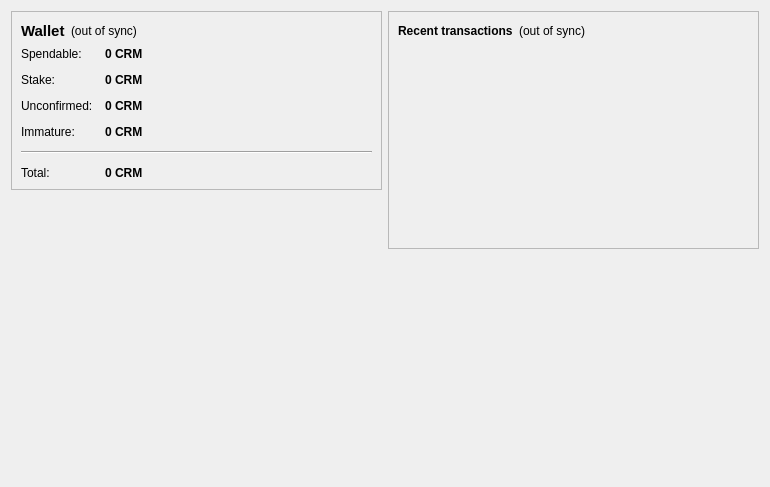
<?xml version="1.0" encoding="UTF-8"?>
<ui version="4.0">
 <class>OverviewPage</class>
 <widget class="QWidget" name="OverviewPage">
  <property name="geometry">
   <rect>
    <x>0</x>
    <y>0</y>
    <width>770</width>
    <height>487</height>
   </rect>
  </property>
  <property name="windowTitle">
   <string>Form</string>
  </property>
  <layout class="QHBoxLayout" name="horizontalLayout" stretch="1,1">
   <item>
    <layout class="QVBoxLayout" name="verticalLayout_2">
     <item>
      <widget class="QFrame" name="frame">
       <property name="frameShape">
        <enum>QFrame::StyledPanel</enum>
       </property>
       <property name="frameShadow">
        <enum>QFrame::Raised</enum>
       </property>
       <layout class="QVBoxLayout" name="verticalLayout_4">
        <item>
         <layout class="QHBoxLayout" name="horizontalLayout_4">
          <item>
           <widget class="QLabel" name="label_5">
            <property name="font">
             <font>
              <pointsize>11</pointsize>
              <weight>75</weight>
              <bold>true</bold>
             </font>
            </property>
            <property name="text">
             <string>Wallet</string>
            </property>
           </widget>
          </item>
          <item>
           <widget class="QLabel" name="labelWalletStatus">
            <property name="toolTip">
             <string>The displayed information may be out of date. Your wallet automatically synchronizes with the CrimsonCoin network after a connection is established, but this process has not completed yet.</string>
            </property>
            <property name="styleSheet">
             <string notr="true"/>
            </property>
            <property name="text">
             <string notr="true">(out of sync)</string>
            </property>
            <property name="alignment">
             <set>Qt::AlignLeading|Qt::AlignLeft|Qt::AlignVCenter</set>
            </property>
           </widget>
          </item>
          <item>
           <spacer name="horizontalSpacer_2">
            <property name="orientation">
             <enum>Qt::Horizontal</enum>
            </property>
            <property name="sizeHint" stdset="0">
             <size>
              <width>40</width>
              <height>20</height>
             </size>
            </property>
           </spacer>
          </item>
         </layout>
        </item>
        <item>
         <layout class="QFormLayout" name="formLayout_2">
          <property name="fieldGrowthPolicy">
           <enum>QFormLayout::AllNonFixedFieldsGrow</enum>
          </property>
          <property name="horizontalSpacing">
           <number>12</number>
          </property>
          <property name="verticalSpacing">
           <number>12</number>
          </property>
          <item row="0" column="0">
           <widget class="QLabel" name="label">
            <property name="text">
             <string>Spendable:</string>
            </property>
           </widget>
          </item>
          <item row="0" column="1">
           <widget class="QLabel" name="labelBalance">
            <property name="font">
             <font>
              <weight>75</weight>
              <bold>true</bold>
             </font>
            </property>
            <property name="cursor">
             <cursorShape>IBeamCursor</cursorShape>
            </property>
            <property name="toolTip">
             <string>Your current spendable balance</string>
            </property>
            <property name="text">
             <string notr="true">0 CRM</string>
            </property>
            <property name="textInteractionFlags">
             <set>Qt::LinksAccessibleByMouse|Qt::TextSelectableByKeyboard|Qt::TextSelectableByMouse</set>
            </property>
           </widget>
          </item>
          <item row="1" column="0">
           <widget class="QLabel" name="label_6">
            <property name="text">
             <string>Stake:</string>
            </property>
           </widget>
          </item>
          <item row="1" column="1">
           <widget class="QLabel" name="labelStake">
            <property name="font">
             <font>
              <weight>75</weight>
              <bold>true</bold>
             </font>
            </property>
            <property name="cursor">
             <cursorShape>IBeamCursor</cursorShape>
            </property>
            <property name="toolTip">
             <string>Total of coins that was staked, and do not yet count toward the current balance</string>
            </property>
            <property name="text">
             <string notr="true">0 CRM</string>
            </property>
            <property name="textInteractionFlags">
             <set>Qt::LinksAccessibleByMouse|Qt::TextSelectableByKeyboard|Qt::TextSelectableByMouse</set>
            </property>
           </widget>
          </item>
          <item row="2" column="0">
           <widget class="QLabel" name="label_3">
            <property name="text">
             <string>Unconfirmed:</string>
            </property>
           </widget>
          </item>
          <item row="2" column="1">
           <widget class="QLabel" name="labelUnconfirmed">
            <property name="font">
             <font>
              <weight>75</weight>
              <bold>true</bold>
             </font>
            </property>
            <property name="cursor">
             <cursorShape>IBeamCursor</cursorShape>
            </property>
            <property name="toolTip">
             <string>Total of transactions that have yet to be confirmed, and do not yet count toward the current balance</string>
            </property>
            <property name="text">
             <string notr="true">0 CRM</string>
            </property>
            <property name="textInteractionFlags">
             <set>Qt::LinksAccessibleByMouse|Qt::TextSelectableByKeyboard|Qt::TextSelectableByMouse</set>
            </property>
           </widget>
          </item>
          <item row="3" column="0">
           <widget class="QLabel" name="labelImmatureText">
            <property name="text">
             <string>Immature:</string>
            </property>
           </widget>
          </item>
          <item row="3" column="1">
           <widget class="QLabel" name="labelImmature">
            <property name="font">
             <font>
              <weight>75</weight>
              <bold>true</bold>
             </font>
            </property>
            <property name="toolTip">
             <string>Mined balance that has not yet matured</string>
            </property>
            <property name="text">
             <string notr="true">0 CRM</string>
            </property>
            <property name="textInteractionFlags">
             <set>Qt::LinksAccessibleByMouse|Qt::TextSelectableByKeyboard|Qt::TextSelectableByMouse</set>
            </property>
           </widget>
          </item>
          <item row="4" column="0" colspan="2">
           <widget class="Line" name="line">
            <property name="orientation">
             <enum>Qt::Horizontal</enum>
            </property>
           </widget>
          </item>
          <item row="5" column="0">
           <widget class="QLabel" name="labelTotalText">
            <property name="text">
             <string>Total:</string>
            </property>
           </widget>
          </item>
          <item row="5" column="1">
           <widget class="QLabel" name="labelTotal">
            <property name="font">
             <font>
              <weight>75</weight>
              <bold>true</bold>
             </font>
            </property>
            <property name="cursor">
             <cursorShape>IBeamCursor</cursorShape>
            </property>
            <property name="toolTip">
             <string>Your current total balance</string>
            </property>
            <property name="text">
             <string notr="true">0 CRM</string>
            </property>
            <property name="textInteractionFlags">
             <set>Qt::LinksAccessibleByMouse|Qt::TextSelectableByKeyboard|Qt::TextSelectableByMouse</set>
            </property>
           </widget>
          </item>
         </layout>
        </item>
       </layout>
      </widget>
     </item>
     <item>
      <spacer name="verticalSpacer">
       <property name="orientation">
        <enum>Qt::Vertical</enum>
       </property>
       <property name="sizeHint" stdset="0">
        <size>
         <width>20</width>
         <height>40</height>
        </size>
       </property>
      </spacer>
     </item>
     <item>
      <widget class="QLabel" name="label_2">
       <property name="autoFillBackground">
        <bool>false</bool>
       </property>
       <property name="text">
        <string/>
       </property>
       <property name="pixmap">
        <pixmap resource="../bitcoin.qrc">:/icons/mastbg</pixmap>
       </property>
       <property name="scaledContents">
        <bool>false</bool>
       </property>
       <property name="alignment">
        <set>Qt::AlignCenter</set>
       </property>
       <property name="wordWrap">
        <bool>false</bool>
       </property>
       <property name="margin">
        <number>0</number>
       </property>
      </widget>
     </item>
    </layout>
   </item>
   <item>
    <layout class="QVBoxLayout" name="verticalLayout_3">
     <item>
      <widget class="QFrame" name="frame_2">
       <property name="frameShape">
        <enum>QFrame::StyledPanel</enum>
       </property>
       <property name="frameShadow">
        <enum>QFrame::Raised</enum>
       </property>
       <layout class="QVBoxLayout" name="verticalLayout">
        <item>
         <layout class="QHBoxLayout" name="horizontalLayout_2">
          <item>
           <widget class="QLabel" name="label_4">
            <property name="text">
             <string>&lt;b&gt;Recent transactions&lt;/b&gt;</string>
            </property>
           </widget>
          </item>
          <item>
           <widget class="QLabel" name="labelTransactionsStatus">
            <property name="toolTip">
             <string>The displayed information may be out of date. Your wallet automatically synchronizes with the CrimsonCoin network after a connection is established, but this process has not completed yet.</string>
            </property>
            <property name="styleSheet">
             <string notr="true"/>
            </property>
            <property name="text">
             <string notr="true">(out of sync)</string>
            </property>
            <property name="alignment">
             <set>Qt::AlignRight|Qt::AlignTrailing|Qt::AlignVCenter</set>
            </property>
           </widget>
          </item>
          <item>
           <spacer name="horizontalSpacer">
            <property name="orientation">
             <enum>Qt::Horizontal</enum>
            </property>
            <property name="sizeHint" stdset="0">
             <size>
              <width>40</width>
              <height>20</height>
             </size>
            </property>
           </spacer>
          </item>
         </layout>
        </item>
        <item>
         <widget class="QListView" name="listTransactions">
          <property name="styleSheet">
           <string notr="true">QListView { background: transparent; }</string>
          </property>
          <property name="frameShape">
           <enum>QFrame::NoFrame</enum>
          </property>
          <property name="verticalScrollBarPolicy">
           <enum>Qt::ScrollBarAlwaysOff</enum>
          </property>
          <property name="horizontalScrollBarPolicy">
           <enum>Qt::ScrollBarAlwaysOff</enum>
          </property>
          <property name="selectionMode">
           <enum>QAbstractItemView::NoSelection</enum>
          </property>
         </widget>
        </item>
       </layout>
      </widget>
     </item>
     <item>
      <spacer name="verticalSpacer_2">
       <property name="orientation">
        <enum>Qt::Vertical</enum>
       </property>
       <property name="sizeHint" stdset="0">
        <size>
         <width>20</width>
         <height>40</height>
        </size>
       </property>
      </spacer>
     </item>
    </layout>
   </item>
  </layout>
 </widget>
 <resources>
  <include location="../bitcoin.qrc"/>
 </resources>
 <connections/>
</ui>
